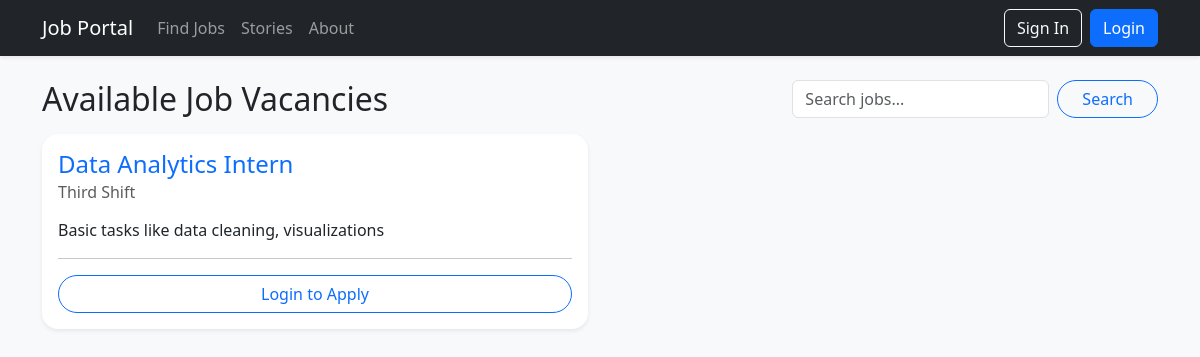
Screenshot of /jobs/ with the database file from the repository.
### jobs/models.py (models this page shows, shortened)
class Job(models.Model):
    title = models.CharField(max_length=100)
    description = models.TextField()
    company = models.CharField(max_length=100)
    created_by = models.ForeignKey(User, on_delete=models.CASCADE)

### jobs/views.py (the view)
# urls.py: path('', views.job_list, name='job_list'),
def job_list(request):
    q = (request.GET.get("q") or "").strip()
    jobs_qs = Job.objects.all().order_by("-id")  # Show newest first
    if q:
        jobs_qs = jobs_qs.filter(Q(title__icontains=q) | Q(description__icontains=q))
    if request.user.is_authenticated:
        user_apps = Application.objects.filter(user=request.user)
        app_dict = {app.job_id: app.status for app in user_apps}
    paginator = Paginator(jobs_qs, 10)
    page_number = request.GET.get("page")
    page_obj = paginator.get_page(page_number)
    if request.user.is_authenticated:
        for job in page_obj:
            job.applied_status = app_dict.get(job.id, None)
    return render(request, "job_list.html", {"page_obj": page_obj, "q": q})

### jobportal/context_processors.py (called while the page is built)
def unread_notifications_count(request):
    if not getattr(request, "user", None) or not request.user.is_authenticated:
        return {"unread_notifications_count": 0}
    return {
        "unread_notifications_count": Notification.objects.filter(
            recipient=request.user, is_read=False
        ).count()
    }

### jobs/templates/job_list.html (shortened to what this page needs)
{% extends 'base.html' %}
{% block content %}
<div class="d-flex flex-wrap justify-content-between align-items-center gap-2 mb-3">
    <h2 class="mb-0">Available Job Vacancies</h2>
    <form method="GET" class="d-flex" role="search">
        <input
            class="form-control me-2"
            type="search"
            name="q"
            placeholder="Search jobs..."
            value="{{ q|default:'' }}"
            aria-label="Search"
        >
        <button class="btn btn-outline-primary rounded-pill px-4" type="submit">Search</button>
    </form>
</div>
<div class="row">
    {% for job in page_obj %}
    <div class="col-md-6 mb-4">
        <div class="card shadow-sm border-0 rounded-4 h-100 card-lift">
            <div class="card-body">
                <h4 class="card-title text-primary">{{ job.title }}</h4>
                <h6 class="card-subtitle mb-3 text-muted"> {{ job.company }}</h6>
                <p class="card-text">{{ job.description }}</p>
                <hr>
                {% if user.is_authenticated %}
                    {% if job.created_by == user %}
                        <span class="badge bg-info text-dark w-100 py-2">Your Job Post</span>
                    {% elif job.applied_status %}
                        <button class="btn btn-secondary w-100 rounded-pill" disabled>
                            Applied (Status: {{ job.applied_status }})
                        </button>
                    {% else %}
                        <a href="{% url 'apply_job' job.id %}" class="btn btn-gradient-primary w-100 rounded-pill">Apply Now</a>
                    {% endif %}
                {% else %}
                    <a href="{% url 'login' %}" class="btn btn-outline-primary w-100 rounded-pill">Login to Apply</a>
                {% endif %}
            </div>
        </div>
    </div>
    {% empty %}
    <div class="col-12"><p class="text-muted">No jobs are currently available.</p></div>
    {% endfor %}
</div>
{% endblock %}

### templates/base.html (style rules this page uses)
.card-lift { transition: transform 0.2s ease, box-shadow 0.2s ease; }

### rows the page displays
Job: title "Data Analytics Intern", company "Third Shift", description "Basic tasks like data cleaning, visualizations"
